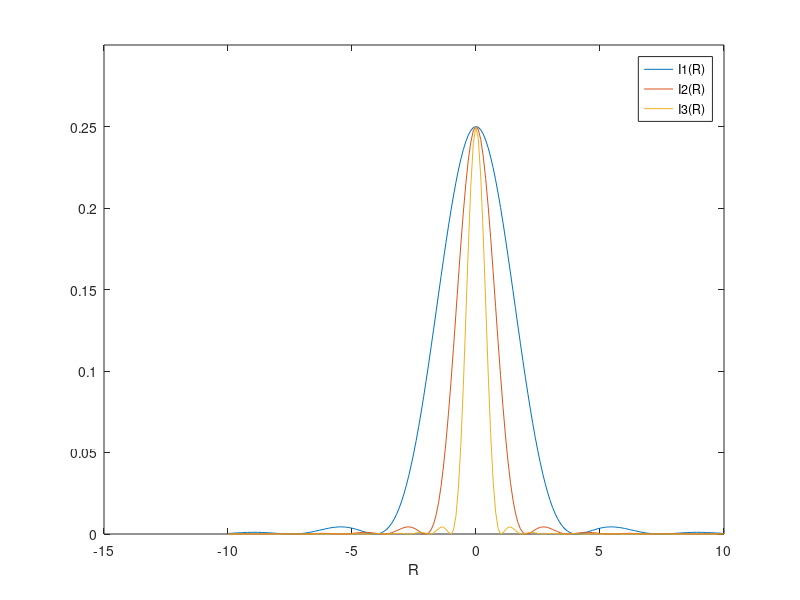

The MATLAB script that drew this image:
% D6FARONS
% Diffraction on a round aperture of radius a, using wavelength ?.
% The graph is not normalized.
% X is distace:Slit-Screen,
% R is coordinate on Screen,
% All length in mm, parameters are globally defined above the graph.
% Three round apertures with different Radii a1, a2, and a3

function D6FARONS;

R = (-10.01:0.1:10.01);
X = 1000;
Lamda = 0.010;
a1 = 1.5;
a2 = 3;
a3 = 6;

I1 = (besselj(1,(2*pi*a1*R/(Lamda*X)))./(2*pi*a1*R/(Lamda*X))).^2;
I2 = (besselj(1,(2*pi*a2*R/(Lamda*X)))./(2*pi*a2*R/(Lamda*X))).^2;
I3 = (besselj(1,(2*pi*a3*R/(Lamda*X)))./(2*pi*a3*R/(Lamda*X))).^2;

figure(1);
plot(R,I1,R,I2,R,I3);
axis([-15 10 0 0.3]);                  % PLOTS LIMITS                    
xlabel('R');
legend('I1(R)','I2(R)','I3(R)');
